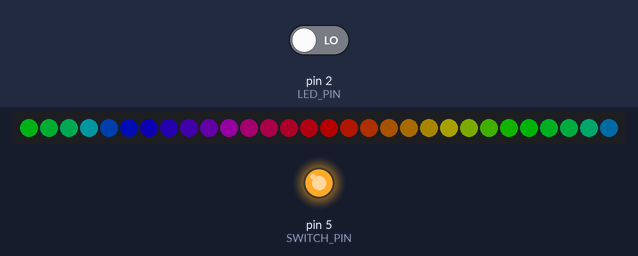
Bench run of a sketch on a simulated Arduino Uno, built with avr-gcc and run on an emulated ATmega328P. Shown: 30 RGB LEDs in strip order, left to right, output pins drawn as LEDs (lit = HIGH). Inputs (shaded band) come from the test bench; at power-on: pin 2 (LED_PIN) LOW. Dim RGB values are drawn brighter than linear.

Above: at 0.6 s.
At 9.1 s:
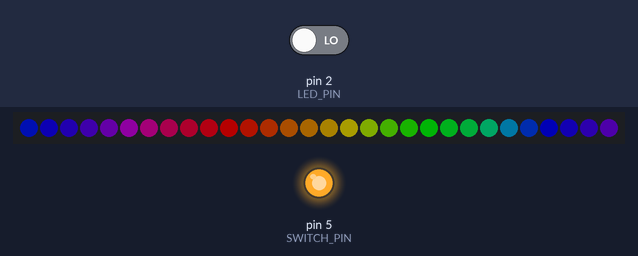
At 19.6 s:
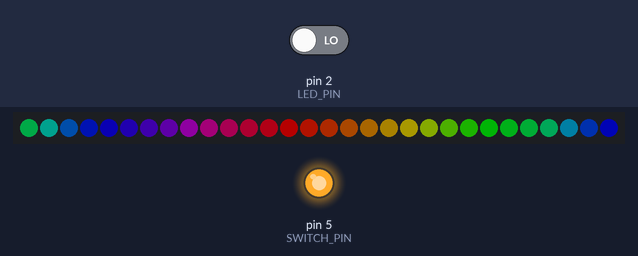
At 39.2 s:
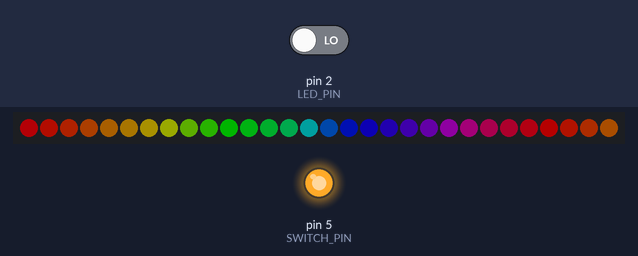
Timing chart, 0 to 40.0 s (numbered marks = the images above):
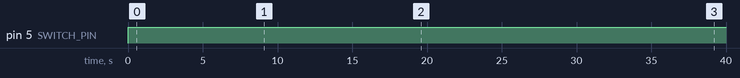

The sketch:

LightUp.ino
```cpp
#include <FastLED.h>
#include <avr/sleep.h>//this AVR library contains the methods
#define REED_PIN    0// Pin connected to reed switch
#define LED_PIN     2
#define SWITCH_PIN  5
#define NUM_LEDS    30
#define BRIGHTNESS  64
#define LED_TYPE    WS2811
#define COLOR_ORDER GRB

CRGB leds[NUM_LEDS];

#define UPDATES_PER_SECOND 100

volatile bool awake = true;

void reed(){
  sleep_disable();//Disable sleep mode
  awake = digitalRead(REED_PIN);   // read the input pin;
}


void rainbow_march(uint8_t thisdelay, uint8_t deltahue) {     // The fill_rainbow call doesn't support brightness levels.

  uint8_t thishue = millis()*(255-thisdelay)/255;             // To change the rate, add a beat or something to the result. 'thisdelay' must be a fixed value.

// thishue = beat8(50);                                       // This uses a FastLED sawtooth generator. Again, the '50' should not change on the fly.
// thishue = beatsin8(50,0,255);                              // This can change speeds on the fly. You can also add these to each other.

  fill_rainbow(leds, NUM_LEDS, thishue, deltahue);            // Use FastLED's fill_rainbow routine.

}

void setup()
{
  // Since the other end of the reed switch is connected to ground, we need
  // to pull-up the reed switch pin internally.
  pinMode(REED_PIN, INPUT_PULLUP);
  pinMode(SWITCH_PIN, OUTPUT);

  FastLED.addLeds<LED_TYPE, LED_PIN, COLOR_ORDER>(leds, NUM_LEDS).setCorrection( TypicalLEDStrip );
  FastLED.setBrightness(  BRIGHTNESS );

  attachInterrupt(0, reed, CHANGE);//attaching a interrupt to pin d2
  ADCSRA = 0;
}

void loop(){
  //Serial.println(awake);
  if(awake){
    digitalWrite(SWITCH_PIN, HIGH);
    delay(500);
    rainbow_march(200, 10);
    FastLED.show();
  }else{


    sleep_enable();//Enabling sleep mode
    set_sleep_mode(SLEEP_MODE_PWR_DOWN);//Setting the sleep mode, in our case full sleep

    FastLED.clear();
    FastLED.show();
    delay(1000); //wait a second to allow the led to be turned off before going to sleep
    digitalWrite(SWITCH_PIN,LOW);
    sleep_cpu();//activating sleep mode
  }
}
```

Measured:
- by itself, pin 5 (SWITCH_PIN): LOW → HIGH at 0.00 s
- what the display in image 0 shows lasts 0.5 s, from 0.5 s to 1.0 s
